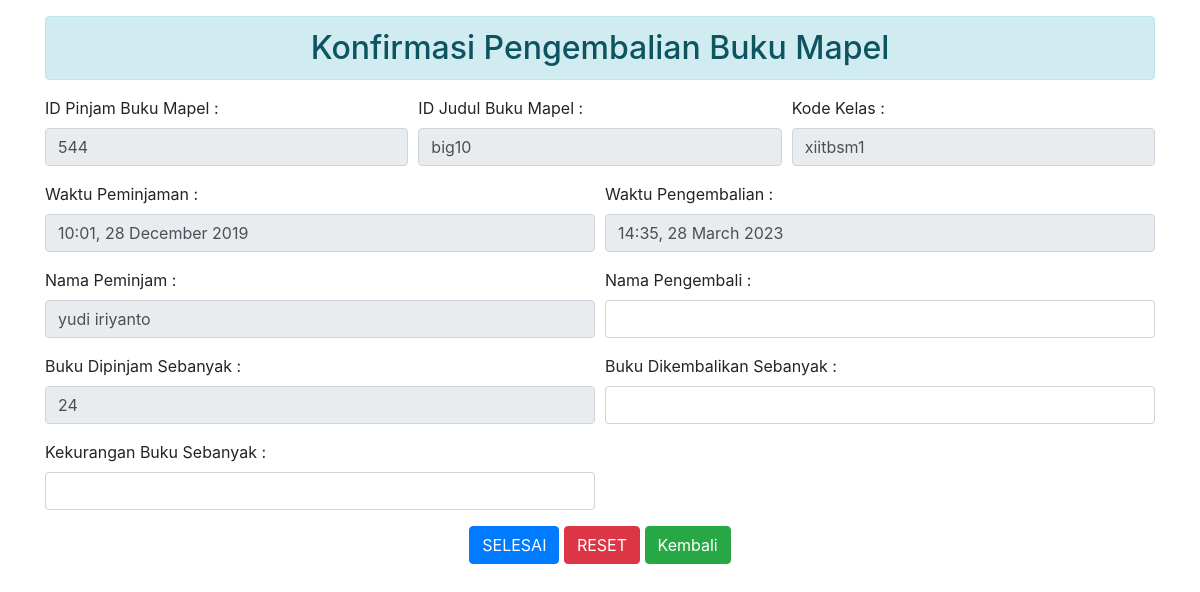
The app's page /admin/proses_pengembalian_mapel.php?id=544 (signed in) with its own data.
### tables this page shows
CREATE TABLE `peminjaman_buku_mapel` (
  `id_pinjam_buku_mapel` int(7) NOT NULL,
  `id_judul_buku_mapel` varchar(7) NOT NULL,
  `kode_kelas` varchar(10) NOT NULL,
  `nama_peminjam` varchar(30) NOT NULL,
  `waktu_peminjaman` varchar(40) NOT NULL,
  `banyak_buku` int(5) NOT NULL,
  `notifikasi` varchar(15) NOT NULL
);

### admin/functions.php (called while the page is built, shortened)
<?php
$conn = mysqli_connect("localhost", "root", "", "perpustakaan");
function query($query) {
    global $conn;
    $result = mysqli_query($conn, $query);
    $rows = [];
    while ($row = mysqli_fetch_assoc($result)){
        $rows[] = $row;
    }
    return $rows;
}
?>

### admin/proses_pengembalian_mapel.php (the view, shortened to what this page needs)
<?php
  include 'functions.php';
  $id = $_GET["id"];
  $data = query("SELECT * FROM peminjaman_buku_mapel WHERE id_pinjam_buku_mapel = '$id'")[0];
?>
<!DOCTYPE html>
<html lang="en">
<head>
    <link rel="stylesheet" href="css/css/bootstrap.min.css">
</head>
<body>
    <div class="container">
    <h2 class="alert alert-info text-center mt-3">Konfirmasi Pengembalian Buku Mapel</h2>
    <div class="pull-right">
    <form action="" method="post" enctype="multipart/form-data">
      <div class="form-row">
        <div class="form-group col-md-4">
                  <label for="id_pinjam_mapel">ID Pinjam Buku Mapel : </label>
                  <input type="text" class="form-control" value ="<?php echo $data['id_pinjam_buku_mapel'] ?>" name="id_pinjam_mapel" id="id_pinjam_mapel" readonly>
        </div>
        <div class="form-group col-md-4">
                  <label for="id_judul_mapel">ID Judul Buku Mapel : </label>
                  <input type="text" class="form-control" value ="<?php echo $data['id_judul_buku_mapel'] ?>" name="id_judul_mapel" id="id_judul_mapel" readonly>
        </div>
        <div class="form-group col-md-4">
              <label for="kode_kelas"> Kode Kelas : </label>
              <input type="text" class="form-control" value ="<?php echo $data['kode_kelas'] ?>" name="kode_kelas" id="kode_kelas" readonly>
        </div>
      </div>
      <div class="form-row">
        <div class="form-group col-md-6">
              <label for="waktu_peminjaman"> Waktu Peminjaman : </label>
              <input type="text" class="form-control"  value ="<?php echo $data['waktu_peminjaman'] ?>"name="waktu_peminjaman" id="waktu_peminjaman" readonly>
        </div>
        <div class="form-group col-md-6">
              <label for="waktu_pengembalian"> Waktu Pengembalian : </label>
              <input type="text" class="form-control" value ="<?php echo date('H:i, d F Y'); ?>" name="waktu_pengembalian" id="waktu_pengembalian" readonly>
        </div>
      </div>
      <div class="form-row">
        <div class="form-group col-md-6">
              <label for="nama_peminjam"> Nama Peminjam : </label>
              <input type="text" class="form-control" value ="<?php echo $data['nama_peminjam'] ?>" name="nama_peminjam" id="nama_peminjam" readonly>
        </div>
        <div class="form-group col-md-6">
              <label for="nama_pengembali"> Nama Pengembali : </label>
              <input type="text" class="form-control" name="nama_pengembali" id="nama_pengembali" autocomplete="off"required>
        </div>
      </div>
      <div class="form-row">
        <div class="form-group col-md-6">
              <label for="buku_dipinjam"> Buku Dipinjam Sebanyak : </label>
              <input type="text" class="form-control" value="<?php echo $data['banyak_buku'] ?>" name="buku_dipinjam" id="buku_dipinjam" readonly>
        </div>
        <div class="form-group col-md-6">
              <label for="buku_kembali"> Buku Dikembalikan Sebanyak : </label>
              <input type="text" class="form-control"  name="buku_kembali" id="buku_kembali" autocomplete="off" required>
        </div>
      </div>
      <div class="form-row">
        <div class="form-group col-md-6">
              <label for="buku_kurang"> Kekurangan Buku Sebanyak : </label>
              <input type="text" class="form-control"  name="buku_kurang" id="buku_kurang" autocomplete="off"required>
        </div>
      </div>
      <div class="text-center">
              <button type="submit" class="btn btn-primary" name="submit">SELESAI</button>
              <button type="reset" class="btn btn-danger">RESET</button>
              <a href="pengembalian_mapel.php" class="btn btn-success">Kembali</a>
      </div>
        <br><br>
    </form>
    </div>
    </div>
</body>
</html>

### records on screen
peminjaman_buku_mapel: id_pinjam_mapel "544", id_judul_mapel "big10", kode_kelas "xiitbsm1", waktu_peminjaman "10:01, 28 December 2019", nama_peminjam "yudi iriyanto", buku_dipinjam "24"
